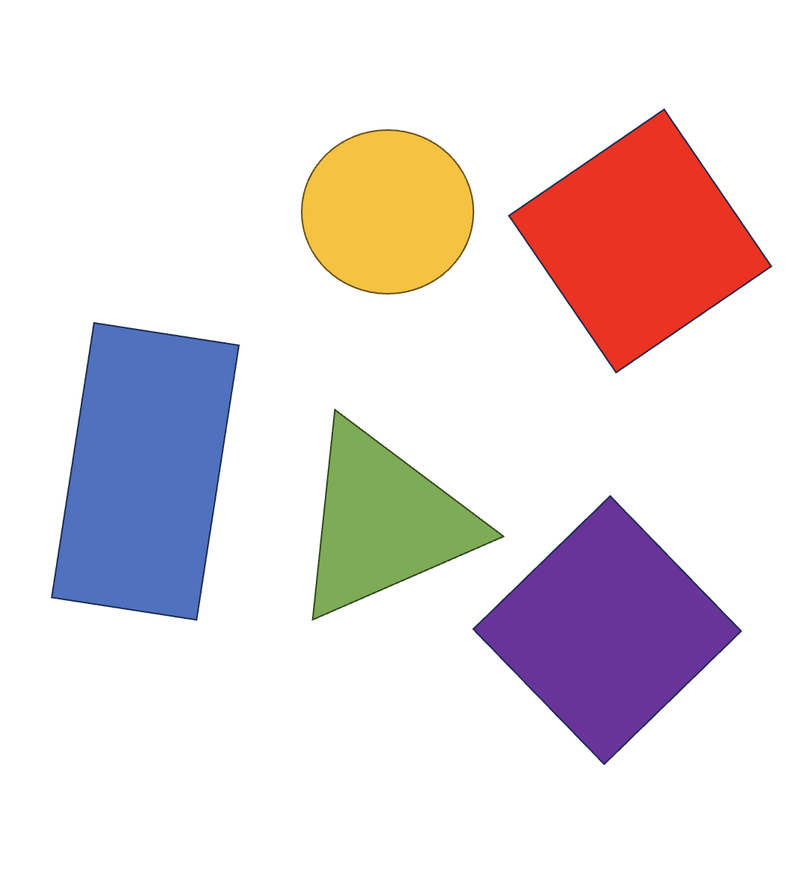
#> input picture image_0.png, 808 x 873 px, shrunk from 1082 x 1168 before the run
$ python -i shape_detection.py   (imports and definitions only)
#> lines starting #> are read from the running program, lines starting #| are printed output that depends on the picture; after the words box and inside, x2 and y2 are one past the last pixel; in counts of white or black regions, pixels touching at a corner belong together
### datalog.py
import csv
from datetime import datetime
import os

def write_log_to_csv(shape, color):
    """
    Writes a log entry containing the detected shape, color, and the current timestamp
    to a CSV file named 'log.csv'. If the file does not exist or is empty, it adds a header.

    Args:
        shape (str): The detected shape (e.g., 'circle', 'square', etc.).
        color (str): The detected color (e.g., 'red', 'blue', etc.).

    Returns:
        None
    """
    # Get the current timestamp
    timestamp = datetime.now().strftime('%Y-%m-%d %H:%M:%S')

    # Prepare the log entry
    log_entry = [timestamp, shape, color]

    # Open the CSV file in append mode
    with open("log.csv", mode='a', newline='') as file:
        writer = csv.writer(file)

        # If the file is empty, write the header
        if file.tell() == 0:
            writer.writerow(['Timestamp', 'Shape', 'Color'])

        # Write the log entry
        writer.writerow(log_entry)

### shape_detection.py
import cv2
import numpy as np
import matplotlib.pyplot as plt

from datalog import write_log_to_csv

def load_image(image_path):
    """
    Load an image from a specified path.

    Args:
        image_path (str): The path to the image file.

    Returns:
        image: The loaded image in BGR format or None if loading fails.
    """
#> called with image_path = 'image_0.png'
    image = cv2.imread(image_path)
#> image is the input picture: shape (873, 808, 3); mean B, G, R 223.5, 220.9, 231.1
    if image is None:
        print("Error: Image could not be loaded. Check the image path.")
    return image

def convert_to_hsv_and_gray(image):
    """
    Convert an image from BGR to HSV and Grayscale.

    Args:
        image: The image in BGR format.

    Returns:
        tuple: A tuple containing the HSV and Grayscale images.
    """
    hsv = cv2.cvtColor(image, cv2.COLOR_BGR2HSV)
#> hsv: shape (873, 808, 3); mean H, S, V 16.2, 38, 241.3
    gray = cv2.cvtColor(image, cv2.COLOR_BGR2GRAY)
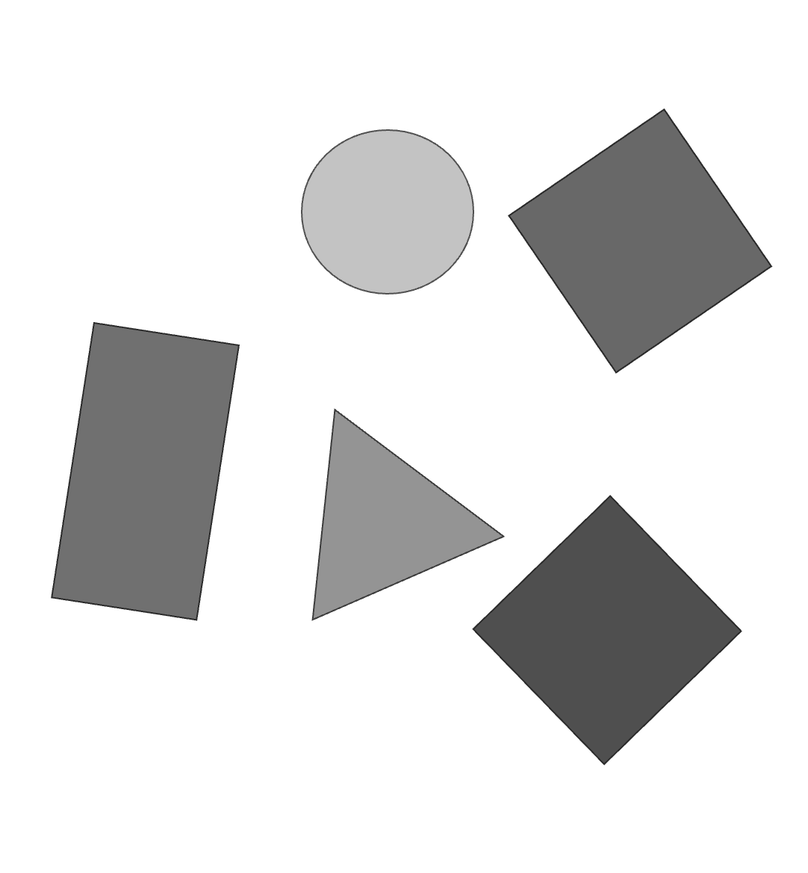
#> gray: shape (873, 808); min 15, max 255, mean 224.3
    return hsv, gray

def find_contours(gray_image):
    """
    Find contours in a grayscale image after applying binary inversion thresholding.

    Args:
        gray_image: The image in grayscale format.

    Returns:
        contours: A list of contours found in the image.
    """
    _, thresh = cv2.threshold(gray_image, 150, 255, cv2.THRESH_BINARY_INV)
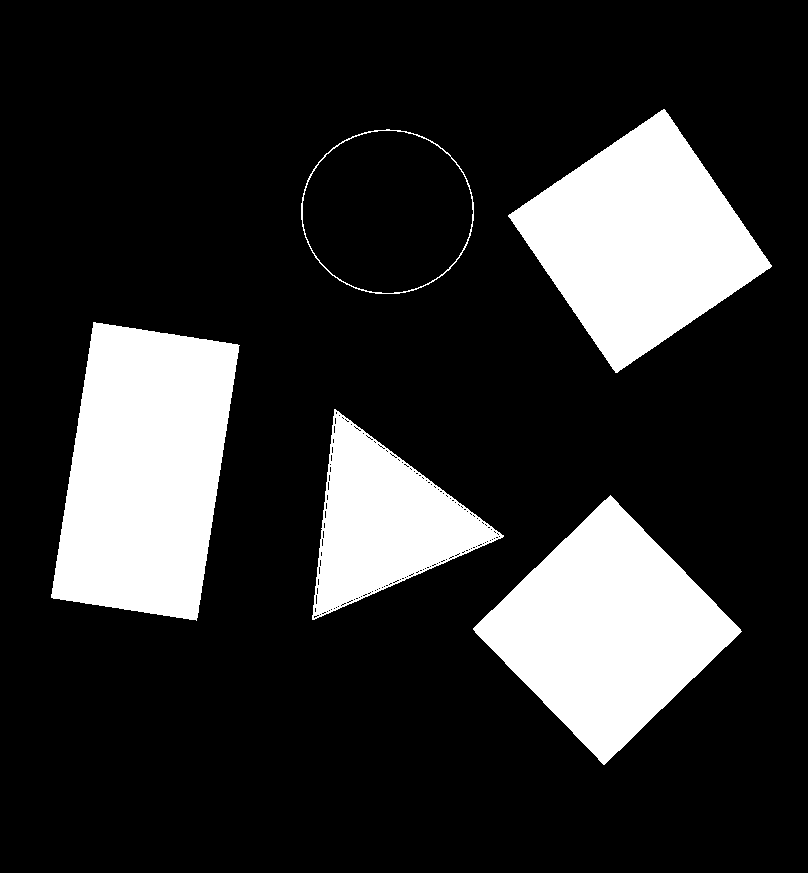
#> thresh: shape (873, 808); 19% white; 5 white regions
    contours, _ = cv2.findContours(thresh, cv2.RETR_EXTERNAL, cv2.CHAIN_APPROX_SIMPLE)
#> contours = 5 contours; box (x1, y1, x2, y2) and area: (51, 322, 240, 621) 40934, (473, 495, 742, 765) 36230, (508, 109, 772, 373) 35996, (301, 129, 474, 294) 22164, (312, 409, 504, 620) 19290
    return contours

def get_shape(contour):
    """
    Determine the shape of an object based on its contour.

    Args:
        contour: A contour of the object.

    Returns:
        str: The name of the shape or None if the shape is unrecognizable.
    """
    approx = cv2.approxPolyDP(contour, 0.02 * cv2.arcLength(contour, True), True)
    if len(approx) == 3:
        return "Triangle"
    elif len(approx) == 4:
        aspectRatio = cv2.boundingRect(approx)[2] / cv2.boundingRect(approx)[3]
        return "Square" if 0.95 <= aspectRatio <= 1.05 else "Rectangle"
    elif len(approx) > 4:
        return "Circle"
    return None

def get_color(hsv_image, mask):
    """
    Determine the main color of an area in an image specified by a mask.

    Args:
        hsv_image: The image in HSV format.
        mask: A binary mask where the color is to be determined.

    Returns:
        str: The name of the dominant color.
    """
    mean_val = cv2.mean(hsv_image, mask=mask)
    hue, sat, _ = mean_val[:3]
    if sat < 40:
        return "Sat to low"
    elif hue < 15 or (hue > 190 and hue < 360):
        return "Red"
    elif hue >= 15 and hue < 45:
        return "Yellow"
    elif hue >= 45 and hue < 70:
        return "Green"
    elif hue >= 70 and hue < 130:
        return "Blue"
    elif hue >= 130 and hue < 190:
        return "Violet"
    return "Not found"

def detect_shapes_and_colors_from_image(image_path):
    """
    Load an image, detect shapes and their colors, and display the result with annotations.

    Args:
        image_path (str): The path to the image file.
    """
    image = load_image(image_path)
    if image is None:
        return

    hsv, gray = convert_to_hsv_and_gray(image)
    contours = find_contours(gray)

    for cnt in contours:
        shape = get_shape(cnt)
        if shape:
            mask = np.zeros_like(gray)
            cv2.drawContours(mask, [cnt], -1, 255, -1)
            color = get_color(hsv, mask)
            x, y, w, h = cv2.boundingRect(cnt)
            cv2.putText(image, f'{color} {shape}', (x, y - 5), cv2.FONT_HERSHEY_SIMPLEX, 1.2, (0, 0, 0), 2)
            cv2.drawContours(image, [cnt], -1, (0, 255, 0), 2)
            write_log_to_csv(shape, color)
#> this loop made 5 passes
#> (approx in get_shape, aspectRatio in get_shape, shape, mean_val in get_color, hue in get_color, sat in get_color, color, x) on passes 1, 3, 5: ([[610, 495], [473, 628], [603, 764], [741, 631]], 0.996, 'Square', (134.3, 168.1, 152.1, 0), 134.3, 168.1, 'Violet', 473), ([[93, 322], [51, 597], [196, 620], [239, 345]], 0.632, 'Rectangle', (111, 148.7, 187, 0), 111, 148.7, 'Blue', 51), ([[664, 109], [508, 215], [615, 372], [771, 266]], 1, 'Square', (6.23, 214.6, 229.2, 0), 6.23, 214.6, 'Red', 508)
#> (approx in get_shape, shape, mean_val in get_color, hue in get_color, sat in get_color, color, x, y) on pass 2: ([[334, 409], [312, 619], [503, 536]], 'Triangle', (46, 127.8, 166.9, 0), 46, 127.8, 'Green', 312, 409)
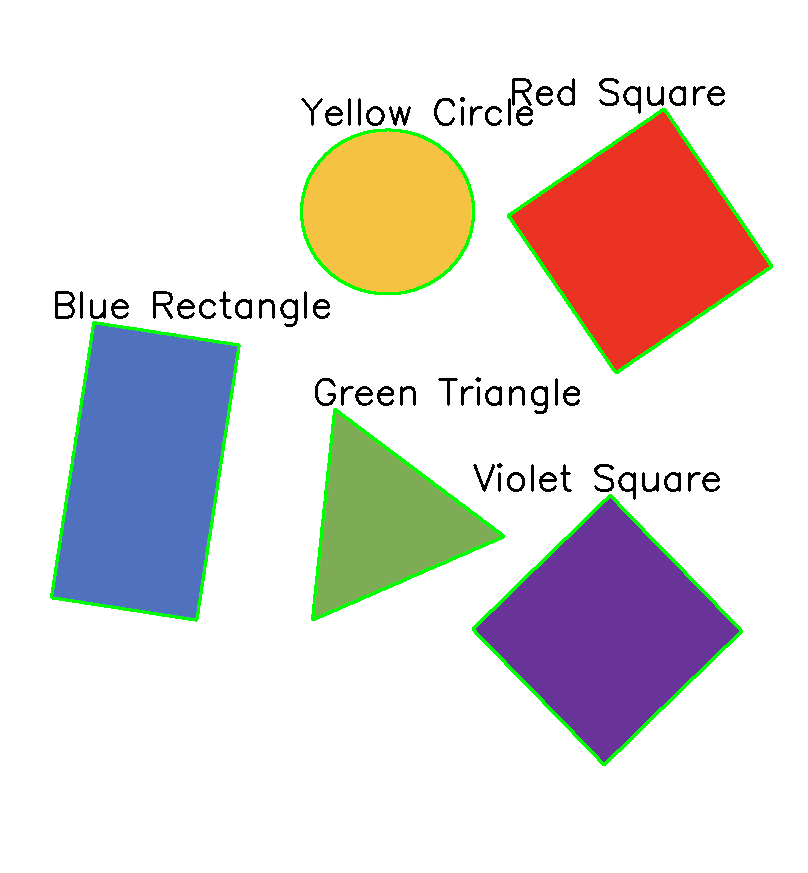
#> image: shape (873, 808, 3); 2.98% of pixels changed, all inside (x1, y1, x2, y2) = (50, 78, 773, 766)
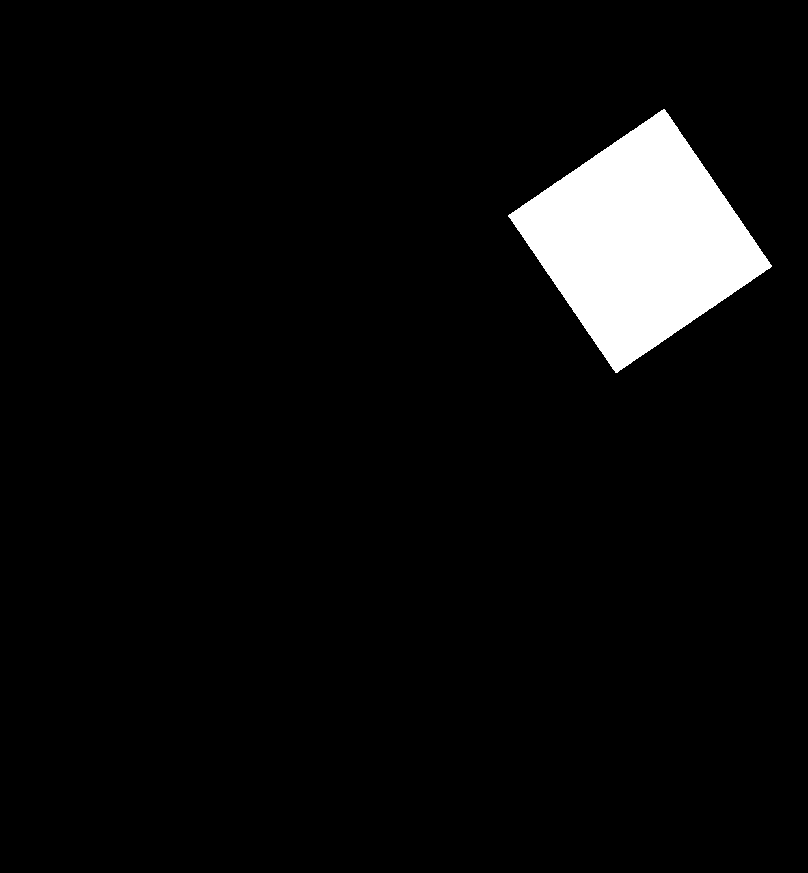
#> mask: shape (873, 808); 5.1% white; 1 white region, box (x1, y1, x2, y2) and area: (508, 109, 772, 373) 36310

    plt.imshow(cv2.cvtColor(image, cv2.COLOR_BGR2RGB))
    plt.axis('off')
    plt.show()

def detect_shapes_and_colors_from_webcam(frame):
    """
    Detect shapes and their colors from a frame (e.g., webcam input).

    Args:
        frame: A frame from a webcam.

    Returns:
        frame: The processed frame with shape and color annotations.
    """
    hsv, gray = convert_to_hsv_and_gray(frame)
    contours = find_contours(gray)

    for cnt in contours:
        shape = get_shape(cnt)
        if shape:
            mask = np.zeros_like(gray)
            cv2.drawContours(mask, [cnt], -1, 255, -1)
            color = get_color(hsv, mask)
            x, y, w, h = cv2.boundingRect(cnt)
            cv2.putText(frame, f'{color} {shape}', (x, y - 5), cv2.FONT_HERSHEY_SIMPLEX, 1.2, (0, 0, 0), 2)
            cv2.drawContours(frame, [cnt], -1, (0, 255, 0), 2)
            write_log_to_csv(shape, color)

    return frame

>>> result = detect_shapes_and_colors_from_image('image_0.png')

$ run again, on image_1.png
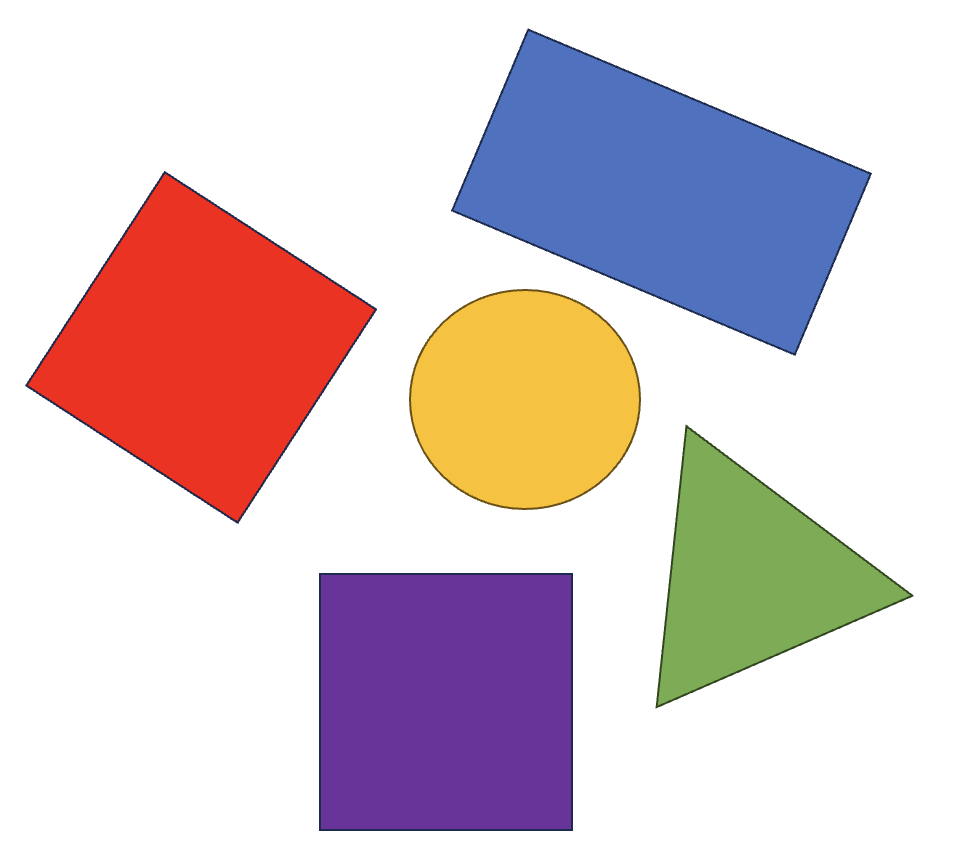
#> input picture image_1.png, 966 x 864 px
#> in load_image, image is the input picture: shape (864, 966, 3); mean B, G, R 207.3, 203.5, 218.8
#> hsv: shape (864, 966, 3); mean H, S, V 23.9, 57.6, 234.3
#> in find_contours, `_, thresh = cv2.threshold(gray_image, 150, 255, cv2.THRESH_BINARY_INV)`:
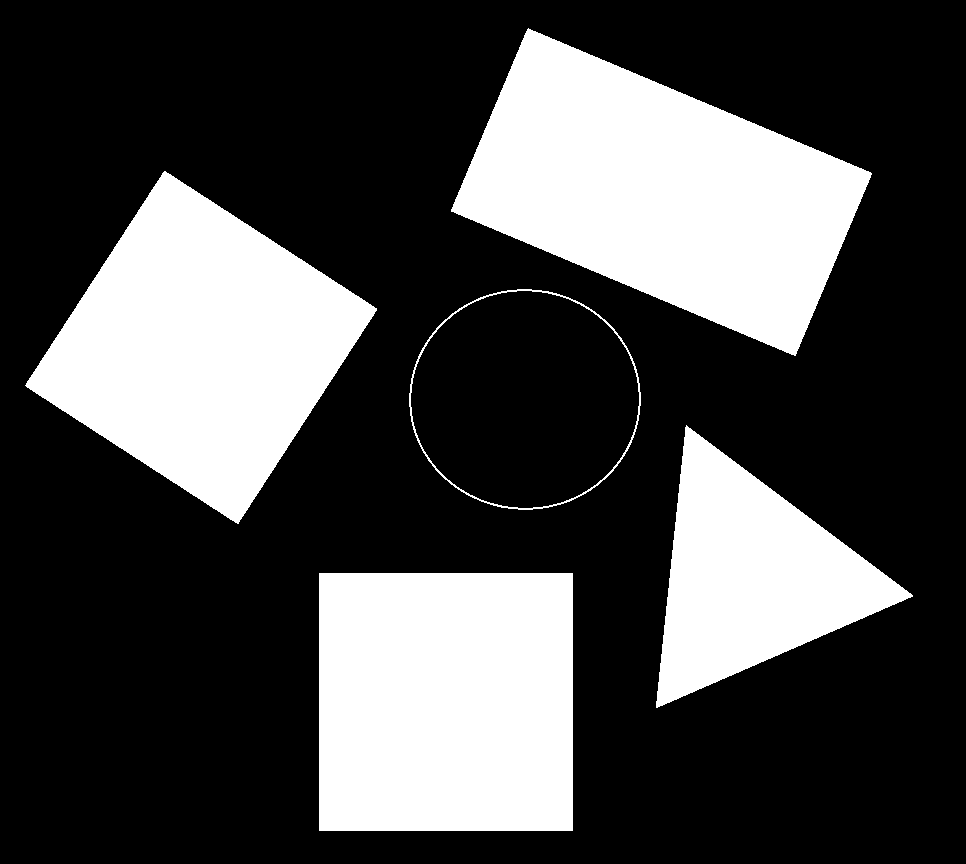
#> thresh: shape (864, 966); 28.9% white; 5 white regions
#> in find_contours, `contours, _ = cv2.findContours(thresh, cv2.RETR_EXTERNAL, cv2.CHAIN_AP..`: contours = 5 contours; box (x1, y1, x2, y2) and area: (451, 28, 872, 356) 73829, (319, 573, 573, 831) 65021, (25, 171, 377, 524) 64876, (409, 289, 641, 510) 39804, (656, 425, 913, 708) 34584
#> the loop in detect_shapes_and_colors_from_image, `for cnt in contours:` made 5 passes
#> (approx in get_shape, aspectRatio in get_shape, shape, mean_val in get_color, hue in get_color, sat in get_color, color, x) on passes 1, 4, 5: ([[319, 573], [319, 830], [572, 830], [572, 573]], 0.984, 'Square', (134.3, 168.8, 151.6, 0), 134.3, 168.8, 'Violet', 319), ([[164, 171], [25, 385], [238, 523], [376, 308]], 0.997, 'Square', (6.71, 214, 229.1, 0), 6.71, 214, 'Red', 25), ([[528, 28], [451, 211], [795, 355], [871, 173]], 1.28, 'Rectangle', (111, 148.4, 186.9, 0), 111, 148.4, 'Blue', 451)
#> after the loop in detect_shapes_and_colors_from_image, `for cnt in contours:`:
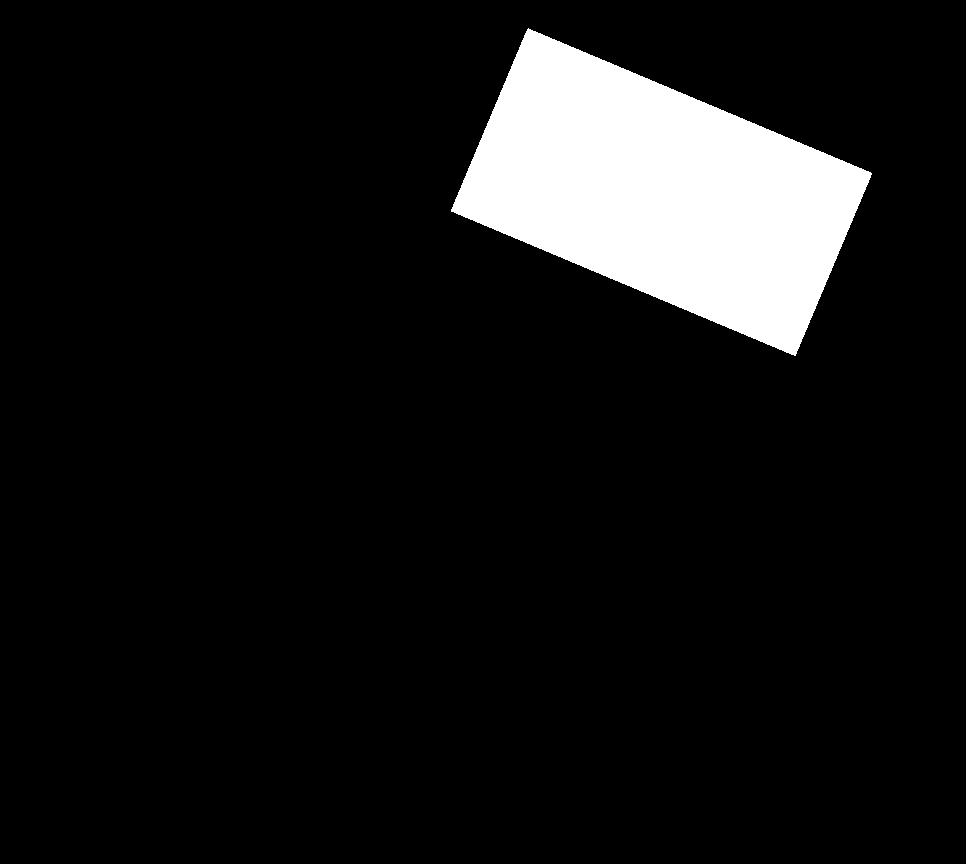
#> mask: shape (864, 966); 8.9% white; 1 white region, box (x1, y1, x2, y2) and area: (451, 28, 872, 356) 74356
